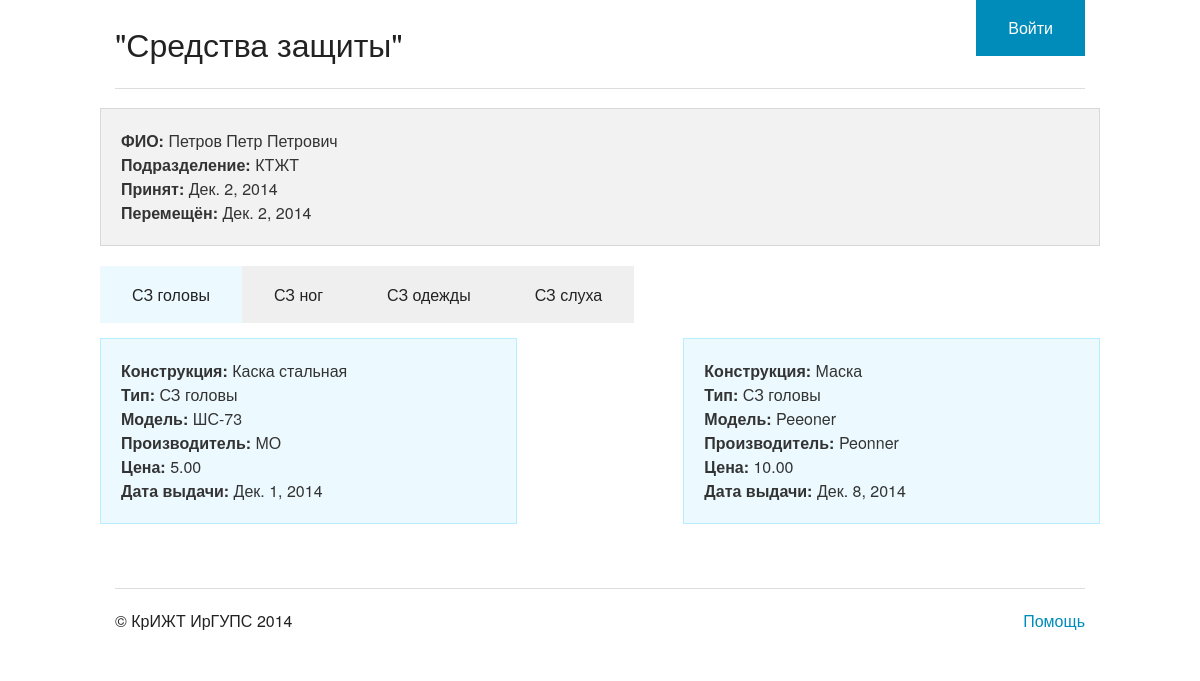
Before: /eq/cart/2/ with the older database file.
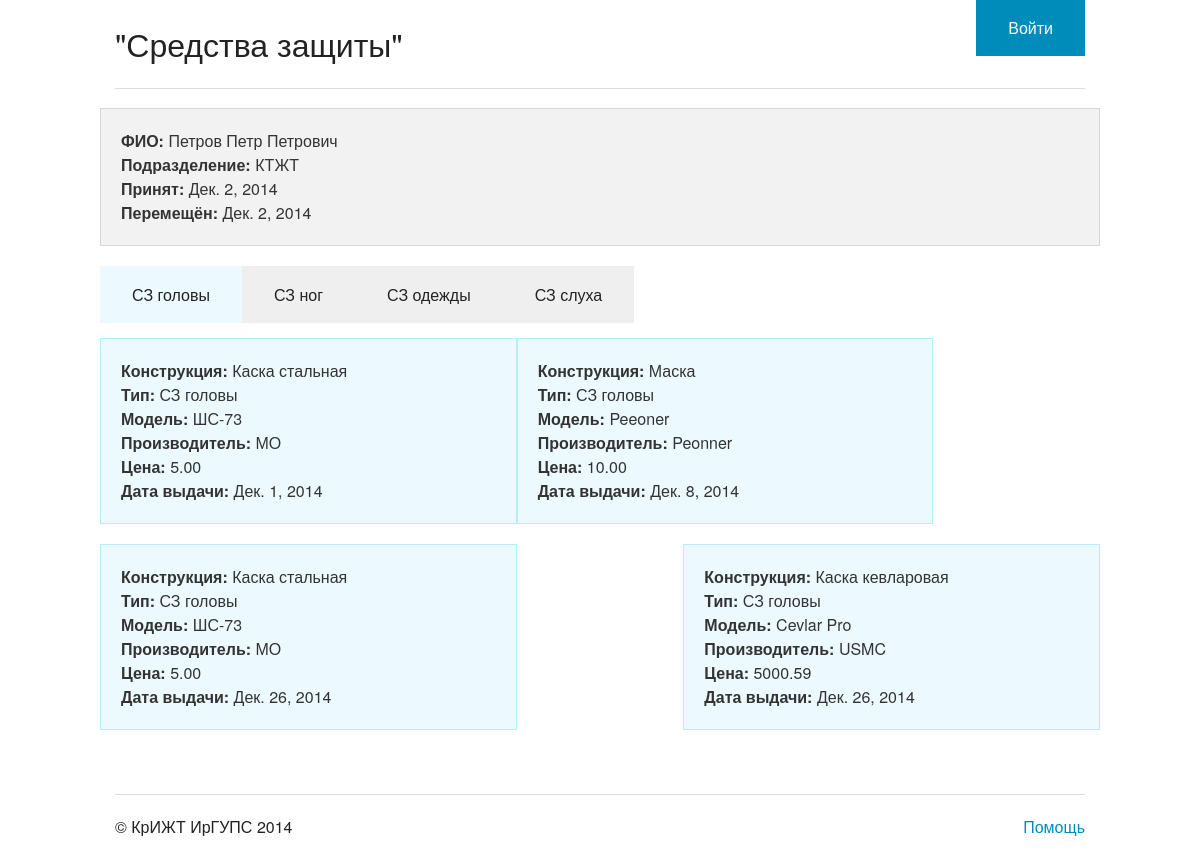
After: the same page with the newer database file.
### eq/models.py (models this page shows, shortened)
class Employees(models.Model):
    surname = models.CharField(max_length=50)
    firstname = models.CharField(max_length=50)
    patronymic = models.CharField(max_length=50)
    hired = models.DateField(default=date.today())
    moved = models.DateField(default=date.today())
    unit = models.ForeignKey(Units)

class Units(models.Model):
    unit = models.CharField(max_length=50, blank=True, null=True)
    def __str__(self):
        return self.unit

class TypeEquipments(models.Model):
    group_name = models.CharField(max_length=20)
    class Meta:
        ordering = ["group_name"]

class Ownership(models.Model):
    equipment = models.ForeignKey(Equipments)
    employees = models.ForeignKey(Employees)
    delivery = models.DateField(default=date.today())

class Equipments(models.Model):
    type_eq = models.ForeignKey(TypeEquipments)
    model_name = models.CharField(max_length=20)     #название модели
    manufacturer = models.CharField(max_length=20)   #производитель
    price = models.DecimalField(default=0.00, max_digits=7, decimal_places=2) #цена
    life = models.FloatField(default=0.0)            #срок службы
    construction = models.ForeignKey(Constructions)  #конструкция
    shockproof = models.NullBooleanField(null=True)  #от удара
    insulation = models.NullBooleanField(null=True)  #шумоизоляция
    laser = models.NullBooleanField(null=True)       #лазер
    ir_radiation = models.NullBooleanField(null=True)#ИК
    yf_radiation = models.NullBooleanField(null=True)#УФ
    l_radiaton =  models.NullBooleanField(null=True) #световое излучение
    air_temp = models.FloatField(default=0.0)        #температура воздуха
    sur_temp = models.FloatField(default=0.0)        #температура поверхности

class Constructions(models.Model):
    group_name = models.ForeignKey(TypeEquipments)
    constructons_name = models.CharField(max_length=20)
    def __str__(self):
        return self.constructons_name

### eq/views.py (the view)
# urls.py: url(r'^cart/(?P<employe_id>\d+)/', views.cart, name='cart'),
def cart(request, employe_id):
    ownerships = Ownership.objects.filter(employees_id=employe_id)
    type_equipments = TypeEquipments.objects.all()
    if ownerships:
        employee = ownerships[0].employees
    else:
        raise Http404
    context = {'ownerships': ownerships, 'employee': employee, 'type_equipments': type_equipments}
    return render(request, 'eq/cart.html', context)

### eq/templates/eq/cart.html (shortened to what this page needs)
{% extends 'main.html' %}
{% block eq %}
<div class="row">
    <div class="large-12 columns">
     	<div class="panel">
            <b>ФИО:</b> {{ employee.surname }} {{ employee.firstname }} {{ employee.patronymic }}
            <br/>
            <b>Подразделение:</b> {{ employee.unit }}
            <br/>
            <b>Принят:</b> {{ employee.hired }}
            <br/>
            <b>Перемещён:</b> {{ employee.moved }}
      	</div>
    </div>
</div>
<dl class="tabs" data-tab>
{% for type_equipment in type_equipments %}
    {% if forloop.first %}
        <dd class="active"><a href="#panel{{ type_equipment.id }}">{{ type_equipment.group_name }}</a></dd>
    {% else %}
        <dd><a href="#panel{{ type_equipment.id }}">{{ type_equipment.group_name }}</a></dd>
    {% endif %}
{% endfor %}
</dl>
<div class="tabs-content">
{% for type_equipment in type_equipments %}
    {% if forloop.first %}
        <div class="content active" id="panel{{ type_equipment.id }}">
            {% for ownership in ownerships %}
                {% if ownership.equipment.type_eq.id == type_equipment.id %}
                    <div class="panel callout medium-5 columns">
                        <b>Конструкция:</b> {{ ownership.equipment.construction }} <br/>
                        <b>Тип:</b> {{ ownership.equipment.type_eq.group_name }}<br/>
                        <b>Модель:</b> {{ ownership.equipment.model_name }}<br/>
                        <b>Производитель:</b> {{ ownership.equipment.manufacturer }}<br/>
                        <b>Цена:</b> {{ ownership.equipment.price }}<br/>
                        <b>Дата выдачи:</b> {{ ownership.delivery }}<br/>
                    </div>
                {% endif %}
            {% endfor %}
        </div>
    {% endif %}
{% endfor %}
</div>
{% endblock %}

### templates/main.html (shortened to what this page needs)
{% load staticfiles %}
<!DOCTYPE html>
<html>
<head lang="en">
    <link rel="stylesheet" type="text/css" href="{% static "css/foundation.css" %}"/>
    <link rel="stylesheet" type="text/css" href="{% static "css/normalize.css" %}"/>
</head>
<body>
<div class="row">
    <div class="large-12 columns">
    <div class="nav-bar right">
            <a href="#" class="button">Войти</a>
    </div>
        <h1>"Средства защиты"</h1>
        <hr/>
    </div>
</div>
<div class="row">
    {% block eq %}{% endblock %}
</div>
<footer class="row">
    <div class="large-12 columns">
        <hr/>
        <div class="row">
            <div class="large-6 columns">
                <p>&copy; КрИЖТ ИрГУПС {% now "Y" %}</p>
            </div>
            <div class="large-6 columns">
                <ul class="inline-list right">
                    <li><a href="#">Помощь</a></li>
                </ul>
            </div>
        </div>
    </div>
</footer>
</body>
</html>

Changed rows visible on the page:
added Ownership: equipment.construction "Каска стальная", equipment.type_eq.group_name "СЗ головы", equipment.model_name "ШС-73", equipment.manufacturer "МО", equipment.price "5.00", delivery "Дек. 26, 2014", shown under TypeEquipments "СЗ головы"
added Ownership: equipment.construction "Каска кевларовая", equipment.type_eq.group_name "СЗ головы", equipment.model_name "Cevlar Pro", equipment.manufacturer "USMC", equipment.price "5000.59", delivery "Дек. 26, 2014", shown under TypeEquipments "СЗ головы"
